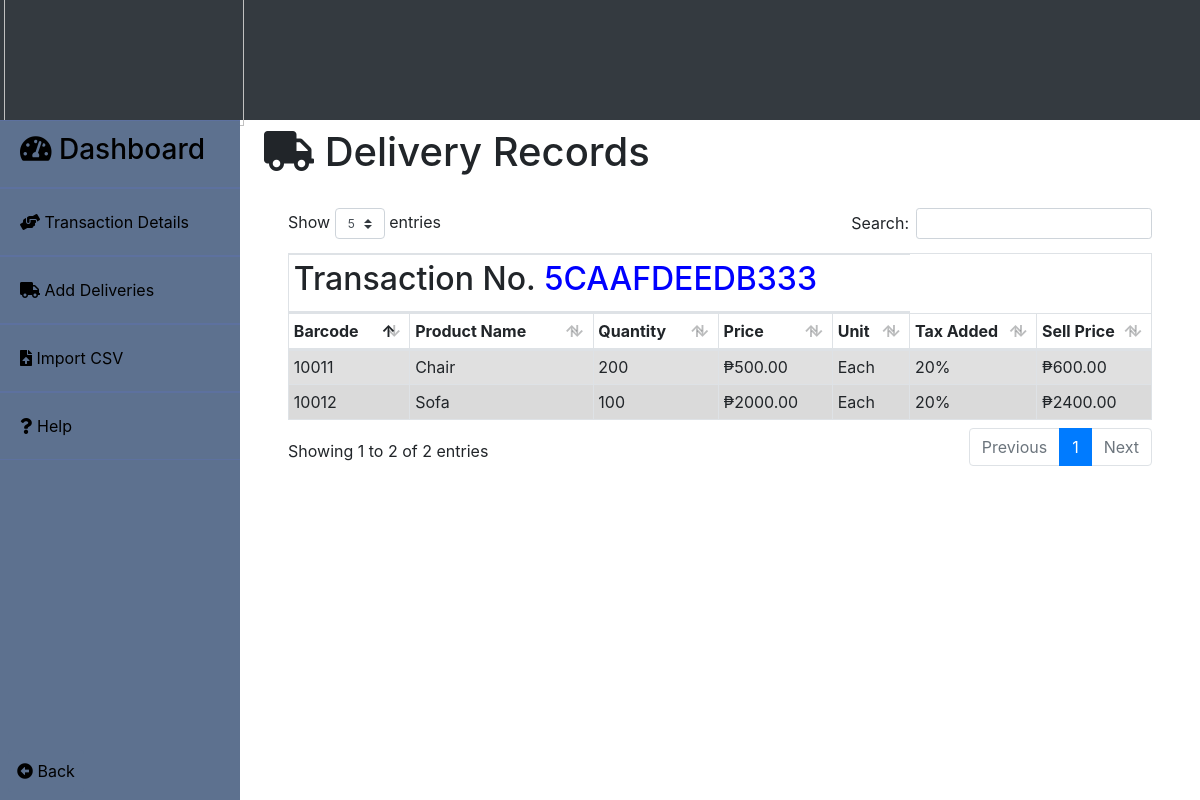
/admin/POS/delivery/delivery_details.php?transaction_no=5CAAFDEEDB333 (signed in), run on the app's committed database.
### tables this page shows
CREATE TABLE `product_delivered` (
  `transaction_no` varchar(30) NOT NULL,
  `product_id` varchar(30) NOT NULL,
  `total_qty` int(11) NOT NULL,
  `buy_price` decimal(18,2) NOT NULL,
  `tax_rate` int(11) NOT NULL
);

CREATE TABLE `products` (
  `product_no` varchar(50) NOT NULL,
  `product_name` varchar(30) DEFAULT NULL,
  `sell_price` decimal(18,2) DEFAULT NULL,
  `quantity` int(11) DEFAULT NULL,
  `unit` varchar(30) DEFAULT NULL,
  `min_stocks` int(11) DEFAULT NULL,
  `remarks` text DEFAULT NULL,
  `location` varchar(50) DEFAULT NULL,
  `images` varchar(30) DEFAULT NULL
);

### admin/POS/delivery/delivery_details.php (the view, shortened to what this page needs)
<?php
	include("../server/connection.php");
	$id = $_GET['transaction_no'];
	$sql = "SELECT * FROM product_delivered,products WHERE transaction_no = '$id' AND product_delivered.product_id = products.product_no";
	$result = mysqli_query($db,$sql);
	$row = mysqli_fetch_array($result);
	$result1 = mysqli_query($db,$sql);
?>
<!DOCTYPE html>
<html>
<head>
	<?php include('../templates/head1.php');?>
</head>
<body>
	<div class="contain h-100">
		<?php
			include('../delivery/base.php');
		?>
		<div class="">
			<div>
				<h1 class="ml-4 pt-2 pb-4" align="left"><i class="fas fa-truck"></i> Delivery Records</h1>
			</div>
			<div class="table-responsive pl-5 pr-5">
			<table class="table table-sm table-striped table-bordered" id="sales_table" style="margin-top: -22px;">
				<thead>
					<tr>
						<td colspan="5"><h2>Transaction No.&nbsp<span style="color: blue;"><?php echo $row['transaction_no'];?></span></h2></td>
					</tr>
					<tr>
						<th scope="col" class="column-text">Barcode</th>
						<th scope="col" class="column-text">Product Name</th>
						<th scope="col" class="column-text">Quantity</th>
						<th scope="col" class="column-text">Price</th>
						<th scope="col" class="column-text">Unit</th>
						<th scope="col" class="column-text">Tax Added</th>
						<th scope="col" class="column-text">Sell Price</th>
					</tr>
				</thead>
				<tbody class="table-hover">
					<?php
						while($row1 = mysqli_fetch_array($result1)){
				  	?>
					<tr class="table-active">
						<td><?php echo $row1['product_no'];?></td>
						<td><?php echo $row1['product_name'];?></td>
						<td><?php echo $row1['total_qty'];?></td>
						<td>₱<?php echo $row1['buy_price'];?></td>
						<td><?php echo $row1['unit'];?></td>
						<td><?php echo $row1['tax_rate'];?>%</td>
						<td>₱<?php echo $row1['sell_price'];?></td>
					</tr>
					<?php } ?>
					</tbody>
				</table>
			</div>
		</div>
	</div>
</body>
</html>

### data on the page
product_delivered: transaction_no "5CAAFDEEDB333", product_id.product_no "10011", product_id.product_name "Chair", total_qty "200", buy_price "500.00", product_id.unit "Each", tax_rate "20", product_id.sell_price "600.00"
product_delivered: product_id.product_no "10012", product_id.product_name "Sofa", total_qty "100", buy_price "2000.00", product_id.unit "Each", tax_rate "20", product_id.sell_price "2400.00"
